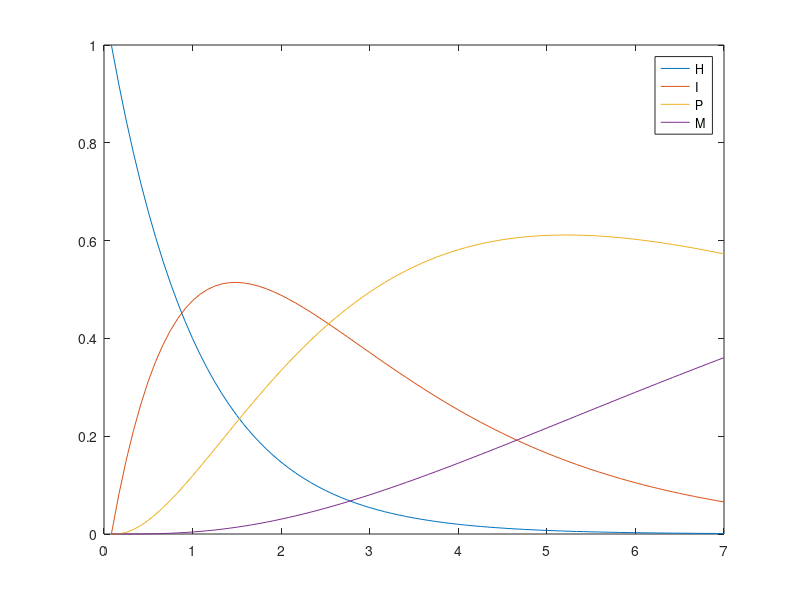

This figure's MATLAB source:
Tmax=20;
kh = 0.4;
ki = 0.2;
kp = 0.05;

A = [-kh,   0,   0, 0;
      kh, -ki,   0, 0;
      0,   ki, -kp, 0;
      0,    0,  kp, 0];

z0 = [1, 0, 0, 0]';

ts = 0.2;
maxT = 7;


nT = 7 * 24 / 2;
allTs = 1:nT;

zs = zeros(nT, 4);
zs(1, :) = z0;

for t = 2:nT
    zs(t, :) = zs(t-1, :)' + ts * A * zs(t-1, :)';
end


plot(allTs / 12, zs);
legend(['H'; 'I'; 'P'; 'M'])